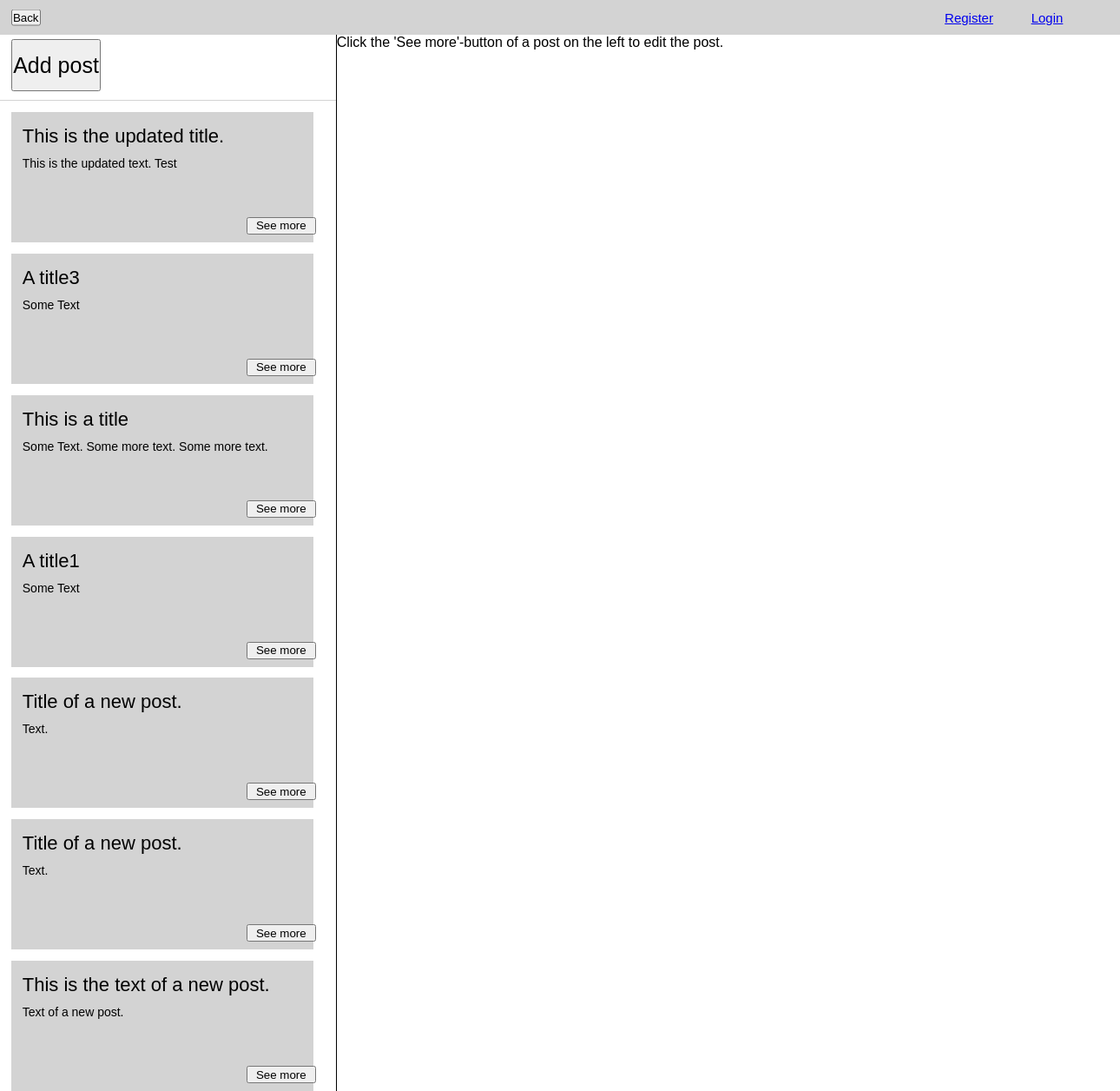
Page /dashboard.php on the committed database.
### tables this page shows
CREATE TABLE `posts` (
  `id` int(32) NOT NULL,
  `title` varchar(128) NOT NULL,
  `text` text NOT NULL,
  `date` datetime NOT NULL
);

### dashboard.php (the view, shortened to what this page needs)
<?php
    include 'database/dbh.php';
    include 'header.php';
?>
<body>
<form class='back-to-index-form-dashboard' method='POST'>
    <button class='back-to-index-btn-dashboard' type='submit'>Back</button>
</form>
<div class="dashboard-div">
    <div class="dashboard-div-posts-column">
        <div class="dashboard-div-posts-column-addPost">
            <?php
                echo "
                <div class='dashboard-div-post-column-addPost-div'>
                    <form method='POST'>
                        <input type='hidden' name='addPostInput' value='addPost'>
                        <button class='dashboard-addPost-btn'>Add post</button>
                    </form>
                </div>
                ";
            ?>
        </div>
        <div class="dashboard-div-posts-column-displayPosts">
            <?php
            $rowsOfPosts = mysqli_query($conn, "SELECT * FROM posts;");
            $numberOfRowsOfPosts = mysqli_num_rows($rowsOfPosts);
            $estimatedId = 1;
            for ($postNumber = 1; $postNumber <= $numberOfRowsOfPosts; $postNumber++) {
                $nextIdFound = false;
                while ($nextIdFound == false){
                    $rowWithId = mysqli_query($conn, "SELECT * FROM posts WHERE id='".$estimatedId."'");
                    $numberOfRowWithId = mysqli_num_rows($rowWithId);
                    if ($numberOfRowWithId == 1) {
                        $nextIdFound = true;
                        $postId = $estimatedId;
                    }
                    $estimatedId++;
                }
                $rowWithIdFetched = mysqli_fetch_assoc($rowWithId);
                $postTitle = $rowWithIdFetched['title'];
                $postText = $rowWithIdFetched['text'];
                echo "
                <div class='dashboard-post-overview-div'>
                    <div class='dashboard-post-overview-title'>";
                echo   $postTitle;
                echo "
                    </div>
                    <div class='dashboard-post-overview-text' onclick>";
                echo $postText;
                echo "
                    </div>
                <form method='POST'>
                    <input type='hidden' name='postIdInput' value='".$postId."'>
                    <button class='dashboard-post-overview-seeMore-btn' type='submit'>See more</button>
                </form>
                </div>
                ";
            }
            ?>
        </div>
    </div>
    <div class="dashboard-div-currentPost-column">
        <?php
            if (isset ($_SESSION['currentPost-dashboard'])) {
                if ($_SESSION['currentPost-dashboard']['id'] != '') {
                    echo "
                    <div class='post-full-dashboard'>
                        <div class='post-full-dashboard-id-div'>Post ".$_SESSION['currentPost-dashboard']['id']."</div>
                        <form method='POST'>
                            <input type='hidden' name='deletePostInput' value='".$_SESSION['currentPost-dashboard']['id']."'>
                            <button class='post-dashboard-delete-btn' type='submit'>Delete</button>
                        </form>
                        <form class='post-full-dashboard-form' method='POST'>
                            <div class='post-full-dashboard-title'>
                                <p class='post-full-dashborad-input-heading'>Title</p>
                                <input class='post-full-dashboard-title-input' name='post-title-input' value='".$_SESSION['currentPost-dashboard']['title']."'>
                            </div>
                            <div class='post-full-dashboard-text'>
                                <p class='post-full-dashborad-input-heading'>Text</p>
                                <textarea class='post-full-dashboard-text-textarea' name='post-text-textarea' cols='100' rows='5'>".$_SESSION['currentPost-dashboard']['text']."</textarea>
                            </div>
                            <button class='post-full-dashboard-safeChanges-btn' type='submit'>Safe changes</button>
                        </form>
                        <form class='post-full-dashboard-cancel' method='POST'>
                            <input type='hidden' name='cancelChangesBtn'>
                            <button class='post-full-dashboard-cancel-btn' type='submit'>Cancel</button>
                        </form>
                    ";
                    echo "
                    <div class='post-comments-heading'>Comments</div>
                    ";
                    $rowsOfCommentsOfCurrentPost = mysqli_query($conn, "SELECT * FROM comments WHERE postId='".$_SESSION['currentPost-dashboard']['id']."';");
                    $numberOfComments = mysqli_num_rows($rowsOfCommentsOfCurrentPost);
                    if ($numberOfComments > 0) {
                        foreach ($rowsOfCommentsOfCurrentPost as $oneRow) {
                            echo "
                                <div class='comment-dashboard'>
                                    <div class='comment-dashboard-title'>".$oneRow['title']."</div>
                                    <div class='comment-dashboard-text'>".$oneRow['text']."</div>
                                    <form method='POST'>
                                        <input type='hidden' name='deleteCommentOfAPostInput' value='".$oneRow['id']."'>
                                        <button class='comment-dashboard-delete-btn' type='submit'>Delete</button>
                                    </form>
                                </div>
                            ";
                        }
                    } else {
                        echo "There are no comments regarding this post.";
                    }
                    echo "
                    </div>
                    ";
                } else {
                    echo "Click the 'See more'-button of a post on the left to edit the post.";
                }
            } else {
                echo "Click the 'See more'-button of a post on the left to edit the post.";
            }
        ?>
    </div>
</div>
</body>
</html>

### header.php (shortened to what this page needs)
<!DOCTYPE html>
<html lang="en">
<head>
    <link href="css/style.css" rel="stylesheet">
</head>
<header class="global-header">
    <nav>
        <ul class="header-ul">
            <?php
                    if (isset($_SESSION['user'])) {
                        if ($_SESSION['user']['admin'] == 1) {
                            echo "<li class='header-li'><a href='dashboard.php'>Dashboard</a></li>";
                        }
                        echo "<li class='header-li'><a href='logout.php'>Logout</a></li>";
                    } else {
                        echo "<li class='header-li'><a href='registration.php'>Register</a></li>";
                        echo "<li class='header-li'><a href='login.php'>Login</a></li>";
                    }
            ?>
    </nav>
</header>

### css/style.css (style rules this page uses)
* { margin: 0px; padding: 0px; font-family: 'Arial'; }
body { overflow-x: hidden; }
.header-ul { height: 40px; width: 400px; position: absolute; left: 90%; top: 0px; transform: translateX(-50%); display: flex; justify-content: center; }
.header-li { height: 40px; width: 90px; display: flex; justify-content: center; align-items: center; font-size: 15px; }
.global-header { height: 40px; background-color: lightgrey; }
.back-to-index-btn-dashboard { position: absolute; left: 1vw; top: 20px; transform: translateY(-50%); }
.dashboard-div { display: flex; min-height: 700px; height: calc(100vh - 40px); }
.dashboard-div-posts-column { flex: 30%; border-right: 1px solid; height: 100%; }
.dashboard-div-posts-column-addPost { height: 70px; border-bottom: 1px solid; border-color: lightgrey; }
.dashboard-div-post-column-addPost-div { height: 60px; width: 28vw; margin-top: 5px; margin-left: 1vw; }
.dashboard-addPost-btn { height: 60px; width: 8vw; font-size: 25px; }
.dashboard-div-posts-column-displayPosts { height: calc(100vh - 40px - 76px); overflow-y: scroll; }
.dashboard-div-currentPost-column { flex: 70%; overflow-y: scroll; }
.dashboard-post-overview-div { width: 27vw; height: 150px; margin-left: 1vw; margin-top: 1vw; background-color: lightgrey; }
.dashboard-post-overview-title { position: relative; width: 25vw; left: 1vw; top: 15px; font-size: 22px; }
.dashboard-post-overview-text { width: 25vw; height: 60px; position: relative; left: 1vw; top: 25px; font-size: 14px; overflow: hidden; }
.dashboard-post-overview-seeMore-btn { width: 80px; height: 20px; position: relative; left: 21vw; top: 35px; }

### rows in the picture
posts: title "This is the updated title.", text "This is the updated text. Test"
posts: title "A title3", text "Some Text"
posts: title "This is a title", text "Some Text. Some more text. Some more text."
posts: title "A title1", text "Some Text"
posts: title "Title of a new post.", text "Text."
posts: title "Title of a new post.", text "Text."
posts: title "This is the text of a new post.", text "Text of a new post."
